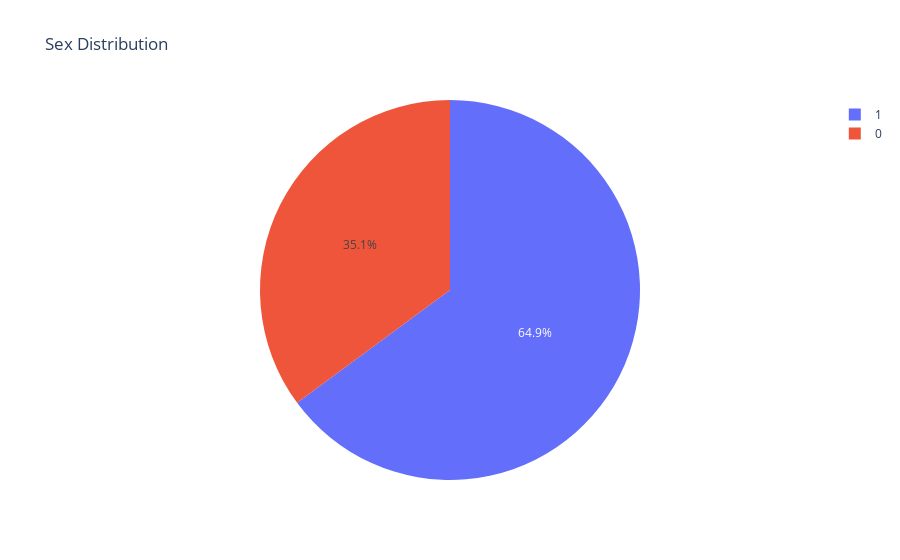

Notebook cell for this chart:
### Code cell
sex = df['sex'].value_counts().reset_index()
sex.columns = ['sex', 'count']

fig = px.pie(
    sex, 
    values='count', 
    names="sex", 
    title='Sex Distribution', 
)

fig.show()

### Figure 1 — Plotly figure (JSON) as saved in the notebook; plotly's stock layout.template omitted (floating-point values rounded to 4 significant figures)
{"data": [{"domain": {"x": [0, 1], "y": [0, 1]}, "hovertemplate": "sex=%{label}<br>count=%{value}<extra></extra>", "labels": [1, 0], "legendgroup": "", "name": "", "showlegend": true, "type": "pie", "values": [194, 105]}], "layout": {"legend": {"tracegroupgap": 0}, "title": {"text": "Sex Distribution"}}}
